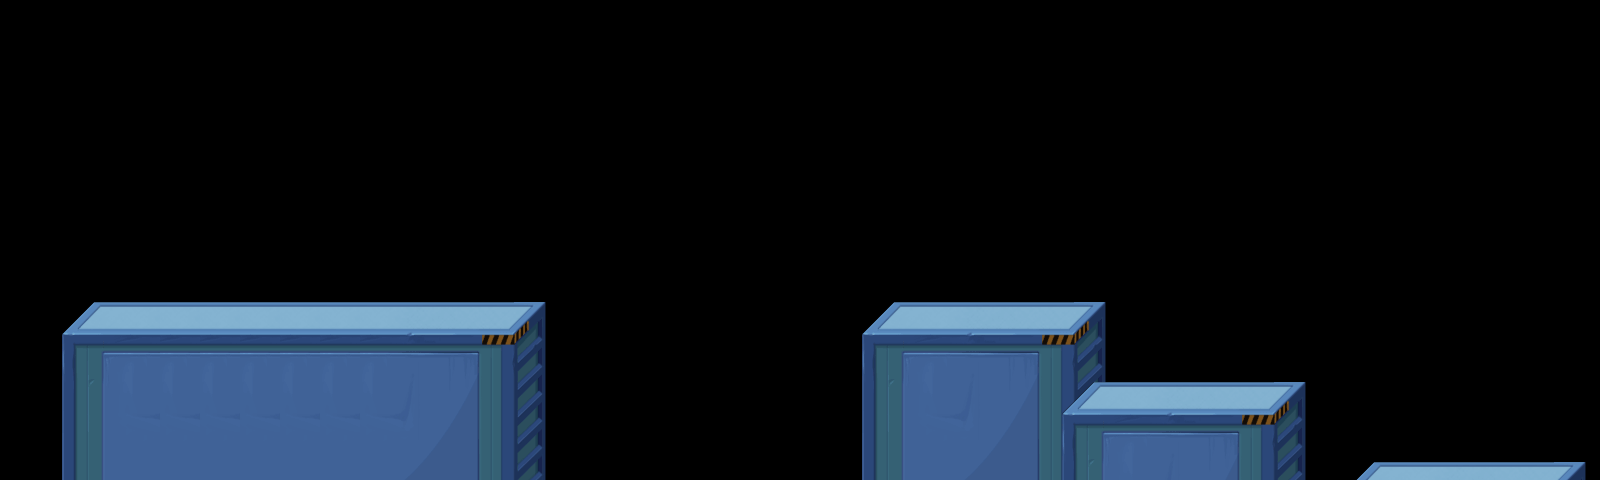

Tiled map render using the project's own tile images. Description and the map definition, with tile-layer contents summarised, below:
An orthogonal 40x12 tile map with 40x40 px tiles, 2 tile layers (show1, show2) and 4 objects.

<map version="1.0" orientation="orthogonal" width="40" height="12" tilewidth="40" tileheight="40">
 <tileset firstgid="1" name="main" tilewidth="40" tileheight="40">
  <image source="main.png" width="280" height="240" />
 </tileset>
 <layer name="show1" width="40" height="12">
  <data>[480 cells, 100 non-empty, 35 distinct tile ids]</data>
 </layer>
 <layer name="show2" width="40" height="12">
  <data>[480 cells, 28 non-empty, 21 distinct tile ids]</data>
 </layer>
 <objectgroup name="collision" width="40" height="12">
  <object x="80" y="320" width="440" height="160" />
  <object x="880" y="320" width="200" height="160" />
  <object x="1080" y="400" width="200" height="80" />
  <object x="1360" y="480" width="200" />
 </objectgroup>
 <objectgroup name="items" width="40" height="12" />
 <objectgroup name="enemy" width="40" height="12" />
</map>
